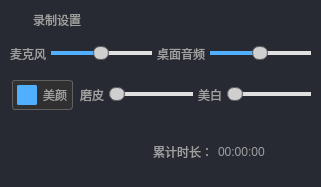
       <widget class="QWidget" name="widget_3" native="true">
        <property name="mouseTracking">
         <bool>true</bool>
        </property>
        <property name="styleSheet">
         <string notr="true">QWidget{
	background-color:#272A33;
	border:0px;
	border-radius:5px;
	
}</string>
        </property>
        <layout class="QVBoxLayout" name="verticalLayout_4">
         <property name="spacing">
          <number>5</number>
         </property>
         <property name="leftMargin">
          <number>5</number>
         </property>
         <property name="topMargin">
          <number>5</number>
         </property>
         <property name="rightMargin">
          <number>5</number>
         </property>
         <property name="bottomMargin">
          <number>5</number>
         </property>
         <item>
          <layout class="QHBoxLayout" name="horizontalLayout_12">
           <property name="spacing">
            <number>5</number>
           </property>
           <property name="leftMargin">
            <number>5</number>
           </property>
           <property name="topMargin">
            <number>5</number>
           </property>
           <property name="rightMargin">
            <number>5</number>
           </property>
           <property name="bottomMargin">
            <number>5</number>
           </property>
           <item>
            <widget class="QLabel" name="captureConfigLogoLabel">
             <property name="sizePolicy">
              <sizepolicy hsizetype="Fixed" vsizetype="Fixed">
               <horstretch>0</horstretch>
               <verstretch>0</verstretch>
              </sizepolicy>
             </property>
             <property name="minimumSize">
              <size>
               <width>18</width>
               <height>18</height>
              </size>
             </property>
             <property name="maximumSize">
              <size>
               <width>18</width>
               <height>18</height>
              </size>
             </property>
             <property name="styleSheet">
              <string notr="true">QLabel{
	background-image:url(:/image/configuration.svg);
	background-repeat:no-repeat;
	background-position:center;
	background-color:transparent;
	border:none;
}</string>
             </property>
             <property name="text">
              <string/>
             </property>
            </widget>
           </item>
           <item>
            <widget class="QLabel" name="captureConfigLabel">
             <property name="sizePolicy">
              <sizepolicy hsizetype="Preferred" vsizetype="Fixed">
               <horstretch>0</horstretch>
               <verstretch>0</verstretch>
              </sizepolicy>
             </property>
             <property name="minimumSize">
              <size>
               <width>0</width>
               <height>20</height>
              </size>
             </property>
             <property name="maximumSize">
              <size>
               <width>16777215</width>
               <height>20</height>
              </size>
             </property>
             <property name="styleSheet">
              <string notr="true">QLabel {
    border: none;
    font: bold 18px &quot;Microsoft YaHei UI&quot;;
	color:#A0A0A0;
    background-color: transparent;
}    </string>
             </property>
             <property name="text">
              <string>录制设置</string>
             </property>
            </widget>
           </item>
          </layout>
         </item>
         <item>
          <layout class="QHBoxLayout" name="horizontalLayout_15" stretch="1,3,1,3">
           <property name="spacing">
            <number>5</number>
           </property>
           <property name="leftMargin">
            <number>5</number>
           </property>
           <property name="topMargin">
            <number>5</number>
           </property>
           <property name="rightMargin">
            <number>5</number>
           </property>
           <property name="bottomMargin">
            <number>5</number>
           </property>
           <item>
            <widget class="QLabel" name="microphoneVolumeLabel">
             <property name="styleSheet">
              <string notr="true">QLabel {
    border: none;
    font: bold 14px &quot;Microsoft YaHei UI&quot;;
	color:#A0A0A0;
    background-color: transparent;
}    </string>
             </property>
             <property name="text">
              <string>麦克风</string>
             </property>
            </widget>
           </item>
           <item>
            <widget class="QSlider" name="microphoneVlomeSlider">
             <property name="styleSheet">
              <string notr="true">QSlider::groove:horizontal {
    background: #E0E0E0; /* 轨道背景改为浅灰色 */
    height: 4px;
    border-radius: 4px;
}

QSlider::sub-page:horizontal {
    background: #50AFFF; /* 已划过区域为蓝色 */
    border-radius: 4px;
}

QSlider::handle:horizontal {
    background: rgb(207, 207, 207);
    border: 1px solid #5c5c5c;
    width: 14px;
    border-radius: 7px; /* 修正为宽度的一半，确保圆形 */
    margin: -5px 0;    /* 调整垂直居中 */
}

QSlider::handle:horizontal:hover {
    border: 2px solid #5c5c5c;
    width: 12px;
    margin: -4px 0;
    border-radius: 6px; /* 保持圆形 */
}</string>
             </property>
             <property name="maximum">
              <number>200</number>
             </property>
             <property name="value">
              <number>99</number>
             </property>
             <property name="orientation">
              <enum>Qt::Horizontal</enum>
             </property>
            </widget>
           </item>
           <item>
            <widget class="QLabel" name="audioVolumeLabel">
             <property name="styleSheet">
              <string notr="true">QLabel {
    border: none;
    font: bold 14px &quot;Microsoft YaHei UI&quot;;
	color:#A0A0A0;
    background-color: transparent;
}    </string>
             </property>
             <property name="text">
              <string>桌面音频</string>
             </property>
            </widget>
           </item>
           <item>
            <widget class="QSlider" name="audioVolumeSlider">
             <property name="styleSheet">
              <string notr="true">QSlider::groove:horizontal {
    background: #E0E0E0; /* 轨道背景改为浅灰色 */
    height: 4px;
    border-radius: 4px;
}

QSlider::sub-page:horizontal {
    background: #50AFFF; /* 已划过区域为蓝色 */
    border-radius: 4px;
}

QSlider::handle:horizontal {
    background: rgb(207, 207, 207);
    border: 1px solid #5c5c5c;
    width: 14px;
    border-radius: 7px; /* 修正为宽度的一半，确保圆形 */
    margin: -5px 0;    /* 调整垂直居中 */
}

QSlider::handle:horizontal:hover {
    border: 2px solid #5c5c5c;
    width: 12px;
    margin: -4px 0;
    border-radius: 6px; /* 保持圆形 */
}</string>
             </property>
             <property name="maximum">
              <number>200</number>
             </property>
             <property name="value">
              <number>99</number>
             </property>
             <property name="orientation">
              <enum>Qt::Horizontal</enum>
             </property>
            </widget>
           </item>
          </layout>
         </item>
         <item>
          <layout class="QHBoxLayout" name="horizontalLayout_13">
           <property name="spacing">
            <number>5</number>
           </property>
           <property name="leftMargin">
            <number>5</number>
           </property>
           <property name="topMargin">
            <number>5</number>
           </property>
           <property name="rightMargin">
            <number>5</number>
           </property>
           <property name="bottomMargin">
            <number>5</number>
           </property>
           <item>
            <widget class="QCheckBox" name="beautyCheckBox">
             <property name="styleSheet">
              <string notr="true">/* QCheckBox 基础样式 */
QCheckBox {
    border: 1px solid;
    font: bold 15px &quot;Microsoft YaHei UI&quot;;
	border-radius:3px;
    color: #A0A0A0;
    background-color: transparent;
    padding: 4px;
    margin: 2px;
}

/* 复选框指示器（未选中状态） */
QCheckBox::indicator {
    width: 16px;
    height: 16px;
    border: 2px solid #50AFFF;       /* 未选中时边框为蓝色 */
    background-color: #50AFFF;       /* 未选中时背景为蓝色 */
    border-radius: 2px;              /* 轻微圆角 */
}

/* 选中状态 */
QCheckBox::indicator:checked {
    border: 2px solid #FFFFFF;       /* 选中时边框为白色 */
    background-color: #50AFFF;       /* 选中时背景为蓝色 */
}

/* 悬停状态（未选中时） */
QCheckBox::indicator:hover {
    border: 2px solid #FFFFFF;       /* 选中时边框为白色 */
    background-color: #50AFFF;       /* 选中时背景为蓝色 */
}



/* 禁用状态 */
QCheckBox:disabled {
    color: #606060;
}

QCheckBox:disabled::indicator {
    border-color: #444;              /* 禁用时边框为深灰 */
    background-color: #202020;       /* 禁用时背景为深灰 */
}

QCheckBox:disabled::indicator:checked {
    border-color: #606060;           /* 禁用选中时边框为中灰 */
    background-color: #303030;
}

/* 文字悬停状态 */
QCheckBox:hover {
    color: #B0B0B0;
}

QCheckBox:checked {
    color: #FFFFFF;                  /* 选中时文字为白色 */
}</string>
             </property>
             <property name="text">
              <string>美颜</string>
             </property>
            </widget>
           </item>
           <item>
            <widget class="QLabel" name="smoothLabel">
             <property name="styleSheet">
              <string notr="true">QLabel {
    border: none;
    font: bold 14px &quot;Microsoft YaHei UI&quot;;
	color:#A0A0A0;
    background-color: transparent;
}    </string>
             </property>
             <property name="text">
              <string>磨皮</string>
             </property>
            </widget>
           </item>
           <item>
            <widget class="QSlider" name="smoothSlider">
             <property name="styleSheet">
              <string notr="true">QSlider::groove:horizontal {
    background: #E0E0E0; /* 轨道背景改为浅灰色 */
    height: 4px;
    border-radius: 4px;
}

QSlider::sub-page:horizontal {
    background: #50AFFF; /* 已划过区域为蓝色 */
    border-radius: 4px;
}

QSlider::handle:horizontal {
    background: rgb(207, 207, 207);
    border: 1px solid #5c5c5c;
    width: 14px;
    border-radius: 7px; /* 修正为宽度的一半，确保圆形 */
    margin: -5px 0;    /* 调整垂直居中 */
}

QSlider::handle:horizontal:hover {
    border: 2px solid #5c5c5c;
    width: 12px;
    margin: -4px 0;
    border-radius: 6px; /* 保持圆形 */
}</string>
             </property>
             <property name="maximum">
              <number>5</number>
             </property>
             <property name="orientation">
              <enum>Qt::Horizontal</enum>
             </property>
            </widget>
           </item>
           <item>
            <widget class="QLabel" name="whiteLabel">
             <property name="styleSheet">
              <string notr="true">QLabel {
    border: none;
    font: bold 14px &quot;Microsoft YaHei UI&quot;;
	color:#A0A0A0;
    background-color: transparent;
}    </string>
             </property>
             <property name="text">
              <string>美白</string>
             </property>
            </widget>
           </item>
           <item>
            <widget class="QSlider" name="whiteSlider">
             <property name="styleSheet">
              <string notr="true">QSlider::groove:horizontal {
    background: #E0E0E0; /* 轨道背景改为浅灰色 */
    height: 4px;
    border-radius: 4px;
}

QSlider::sub-page:horizontal {
    background: #50AFFF; /* 已划过区域为蓝色 */
    border-radius: 4px;
}

QSlider::handle:horizontal {
    background: rgb(207, 207, 207);
    border: 1px solid #5c5c5c;
    width: 14px;
    border-radius: 7px; /* 修正为宽度的一半，确保圆形 */
    margin: -5px 0;    /* 调整垂直居中 */
}

QSlider::handle:horizontal:hover {
    border: 2px solid #5c5c5c;
    width: 12px;
    margin: -4px 0;
    border-radius: 6px; /* 保持圆形 */
}</string>
             </property>
             <property name="maximum">
              <number>5</number>
             </property>
             <property name="orientation">
              <enum>Qt::Horizontal</enum>
             </property>
            </widget>
           </item>
          </layout>
         </item>
         <item>
          <layout class="QHBoxLayout" name="horizontalLayout_14">
           <property name="spacing">
            <number>5</number>
           </property>
           <property name="leftMargin">
            <number>5</number>
           </property>
           <property name="topMargin">
            <number>5</number>
           </property>
           <property name="rightMargin">
            <number>5</number>
           </property>
           <property name="bottomMargin">
            <number>5</number>
           </property>
           <item>
            <widget class="QPushButton" name="startBtn">
             <property name="sizePolicy">
              <sizepolicy hsizetype="Fixed" vsizetype="Fixed">
               <horstretch>0</horstretch>
               <verstretch>0</verstretch>
              </sizepolicy>
             </property>
             <property name="minimumSize">
              <size>
               <width>50</width>
               <height>50</height>
              </size>
             </property>
             <property name="maximumSize">
              <size>
               <width>50</width>
               <height>50</height>
              </size>
             </property>
             <property name="cursor">
              <cursorShape>PointingHandCursor</cursorShape>
             </property>
             <property name="styleSheet">
              <string notr="true">QPushButton{
	background-image:url(:/image/pause.svg);
	background-repeat:no-repeat;
	background-position:center;
	background-color:transparent;
	border:none;
}
QPushButton:hover{
	background-color:#2B2B2B;
}</string>
             </property>
             <property name="text">
              <string/>
             </property>
            </widget>
           </item>
           <item>
            <widget class="QPushButton" name="stopBtn">
             <property name="sizePolicy">
              <sizepolicy hsizetype="Fixed" vsizetype="Fixed">
               <horstretch>0</horstretch>
               <verstretch>0</verstretch>
              </sizepolicy>
             </property>
             <property name="minimumSize">
              <size>
               <width>50</width>
               <height>50</height>
              </size>
             </property>
             <property name="maximumSize">
              <size>
               <width>50</width>
               <height>50</height>
              </size>
             </property>
             <property name="cursor">
              <cursorShape>PointingHandCursor</cursorShape>
             </property>
             <property name="styleSheet">
              <string notr="true">QPushButton{
	background-image:url(:/image/stop.svg);
	background-repeat:no-repeat;
	background-position:center;
	background-color:transparent;
	border:none;
}
QPushButton:hover{
	background-color:#2B2B2B;
}</string>
             </property>
             <property name="text">
              <string/>
             </property>
            </widget>
           </item>
           <item>
            <widget class="QLabel" name="captureProcessLabel">
             <property name="styleSheet">
              <string notr="true">QLabel {
    border: none;
    font: bold 18px &quot;Microsoft YaHei UI&quot;;
	color:#A0A0A0;
    background-color: transparent;
}    </string>
             </property>
             <property name="text">
              <string>累计时长：</string>
             </property>
             <property name="alignment">
              <set>Qt::AlignRight|Qt::AlignTrailing|Qt::AlignVCenter</set>
             </property>
            </widget>
           </item>
           <item>
            <widget class="QLabel" name="captureProcessTimeLabel">
             <property name="styleSheet">
              <string notr="true">QLabel {
    border: none;
    font: bold 18px &quot;Microsoft YaHei UI&quot;;
	color:#A0A0A0;
    background-color: transparent;
}    </string>
             </property>
             <property name="text">
              <string>00:00:00</string>
             </property>
            </widget>
           </item>
          </layout>
         </item>
        </layout>
       </widget>
